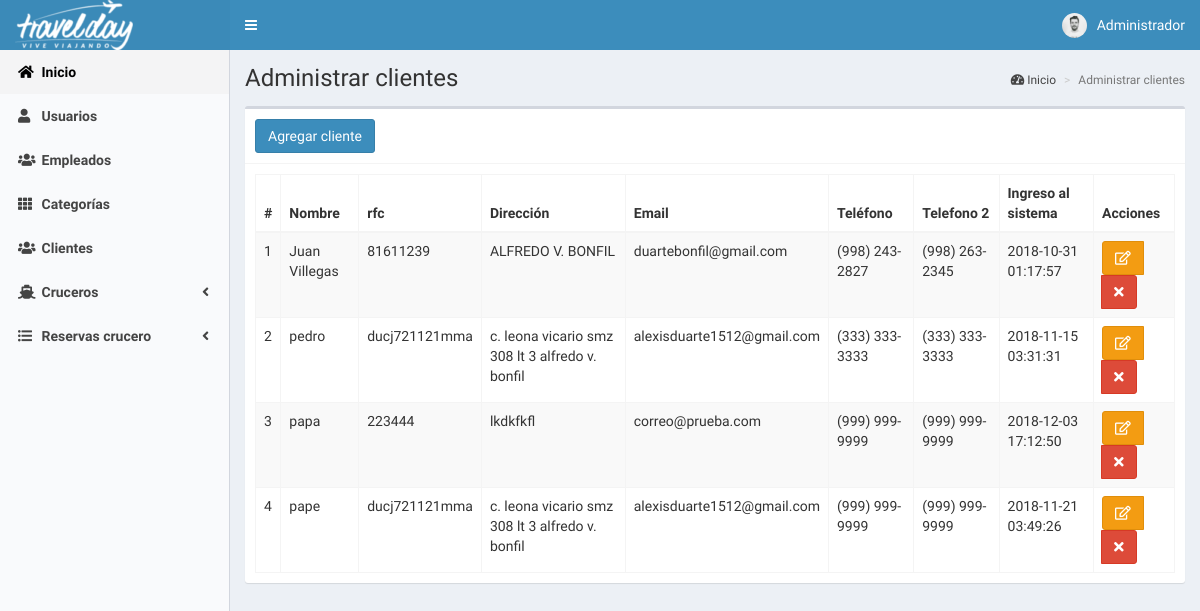
Screenshot of /clientes (signed in) with the database file from the repository.
### tables this page shows
CREATE TABLE `clientes` (
  `id` int(11) NOT NULL,
  `nombre` text NOT NULL,
  `documento` text NOT NULL,
  `direccion` text NOT NULL,
  `email` text NOT NULL,
  `telefono` text NOT NULL,
  `telefono2` text NOT NULL,
  `fecha` timestamp NOT NULL DEFAULT CURRENT_TIMESTAMP ON UPDATE CURRENT_TIMESTAMP
);

### controladores/plantilla.controlador.php (called while the page is built)
<?php
class ControladorPlantilla{
	static public function ctrPlantilla(){
		include "vistas/plantilla.php";
	}
}

### index.php (called while the page is built, shortened)
<?php
require_once "controladores/plantilla.controlador.php";
require_once "controladores/usuarios.controlador.php";
require_once "controladores/clientes.controlador.php";
require_once "controladores/reservas.controlador.php";
require_once "modelos/clientes.modelo.php";
$plantilla = new ControladorPlantilla();
$plantilla -> ctrPlantilla();

### controladores/clientes.controlador.php (called while the page is built, shortened)
<?php
class ControladorClientes{
	static public function ctrMostrarClientes($item, $valor){
		$tabla = "clientes";
		$respuesta = ModeloClientes::mdlMostrarClientes($tabla, $item, $valor);
		return $respuesta;
	}
}

### modelos/conexion.php (called while the page is built)
<?php
class Conexion{
	static public function conectar(){
		$link = new PDO("mysql:host=localhost;dbname=travelday_admin",
			            "root",
			            "");
		$link->exec("set names utf8");
		return $link;
	}
}

### modelos/clientes.modelo.php (called while the page is built, shortened)
<?php
require_once "conexion.php";
class ModeloClientes{
	static public function mdlMostrarClientes($tabla, $item, $valor){
		if($item != null){
			$stmt = Conexion::conectar()->prepare("SELECT * FROM $tabla WHERE $item = :$item");
			$stmt -> bindParam(":".$item, $valor, PDO::PARAM_STR);
			$stmt -> execute();
			return $stmt -> fetch();
		}else{
			$stmt = Conexion::conectar()->prepare("SELECT * FROM $tabla");
			$stmt -> execute();
			return $stmt -> fetchAll();
		}
	}
}

### vistas/modulos/clientes.php (the view, shortened to what this page needs)
<div class="content-wrapper">
  <section class="content-header">
    <h1>
      Administrar clientes
    </h1>
    <ol class="breadcrumb">
      <li><a href="inicio"><i class="fas fa-tachometer-alt"></i> Inicio</a></li>
      <li class="active">Administrar clientes</li>
    </ol>
  </section>
  <section class="content">
    <div class="box">
      <div class="box-header with-border">
        <button class="btn btn-primary" data-toggle="modal" data-target="#modalAgregarCliente">
          Agregar cliente
        </button>
      </div>
      <div class="box-body">
       <table class="table table-bordered table-striped dt-responsive tablas" width="100%">
        <thead>
         <tr>
           <th style="width:10px">#</th>
           <th>Nombre</th>
           <th>rfc</th>
           <th>Dirección</th>
           <th>Email</th>
           <th>Teléfono</th>
           <th>Telefono 2</th>
           <th>Ingreso al sistema</th>
           <th>Acciones</th>
         </tr>
        </thead>
        <tbody>
        <?php
          $item = null;
          $valor = null;
          $clientes = ControladorClientes::ctrMostrarClientes($item, $valor);
          foreach ($clientes as $key => $value) {
            echo '<tr>
                    <td>'.($key+1).'</td>
                    <td>'.$value["nombre"].'</td>
                    <td>'.$value["documento"].'</td>
                    <td>'.$value["direccion"].'</td>
                    <td>'.$value["email"].'</td>
                    <td>'.$value["telefono"].'</td>
                    <td>'.$value["telefono2"].'</td>
                    <td>'.$value["fecha"].'</td>
                    <td>
                      <div class="btn-group">
                        <button class="btn btn-warning btnEditarCliente" data-toggle="modal" data-target="#modalEditarCliente" idCliente="'.$value["id"].'"><i class="far fa-edit"></i></button>
                        <button class="btn btn-danger btnEliminarCliente" idCliente="'.$value["id"].'"><i class="fa fa-times"></i></button>
                      </div>
                    </td>
                  </tr>';
            }
        ?>
        </tbody>
       </table>
      </div>
    </div>
  </section>
</div>

### rows the page displays
clientes: nombre "Juan Villegas", documento "81611239", direccion "ALFREDO V. BONFIL", email "duartebonfil@gmail.com", telefono "(998) 243-2827", telefono2 "(998) 263-2345", fecha "2018-10-31 01:17:57"
clientes: nombre "pedro", documento "ducj721121mma", direccion "c. leona vicario smz 308 lt 3 alfredo v. bonfil", email "alexisduarte1512@gmail.com", telefono "(333) 333-3333", telefono2 "(333) 333-3333", fecha "2018-11-15 03:31:31"
clientes: nombre "papa", documento "223444", direccion "lkdkfkfl", email "correo@prueba.com", telefono "(999) 999-9999", telefono2 "(999) 999-9999", fecha "2018-12-03 17:12:50"
clientes: nombre "pape", documento "ducj721121mma", direccion "c. leona vicario smz 308 lt 3 alfredo v. bonfil", email "alexisduarte1512@gmail.com", telefono "(999) 999-9999", telefono2 "(999) 999-9999", fecha "2018-11-21 03:49:26"

### other values shown
$_SESSION["nombre"] "Administrador"
